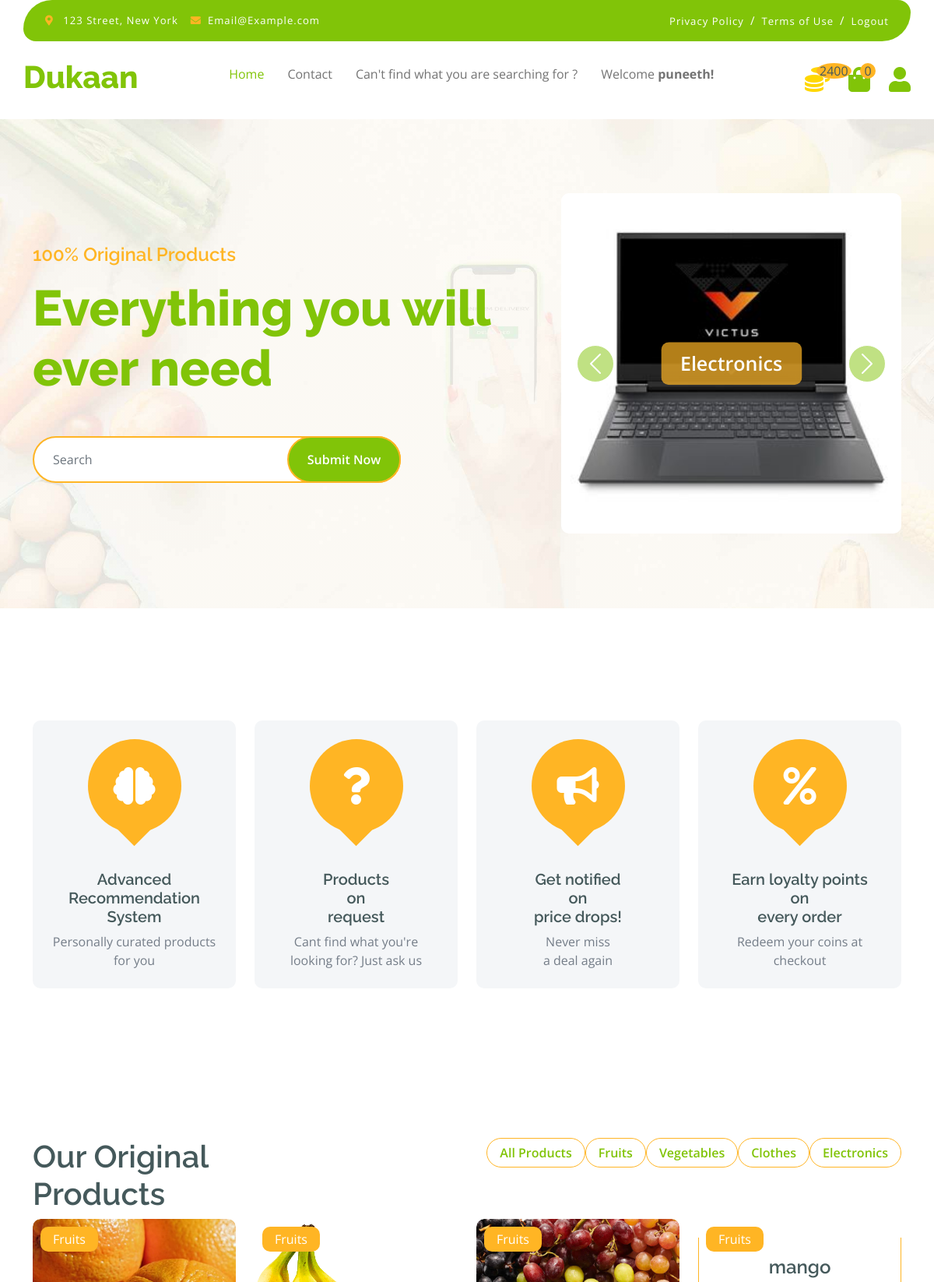
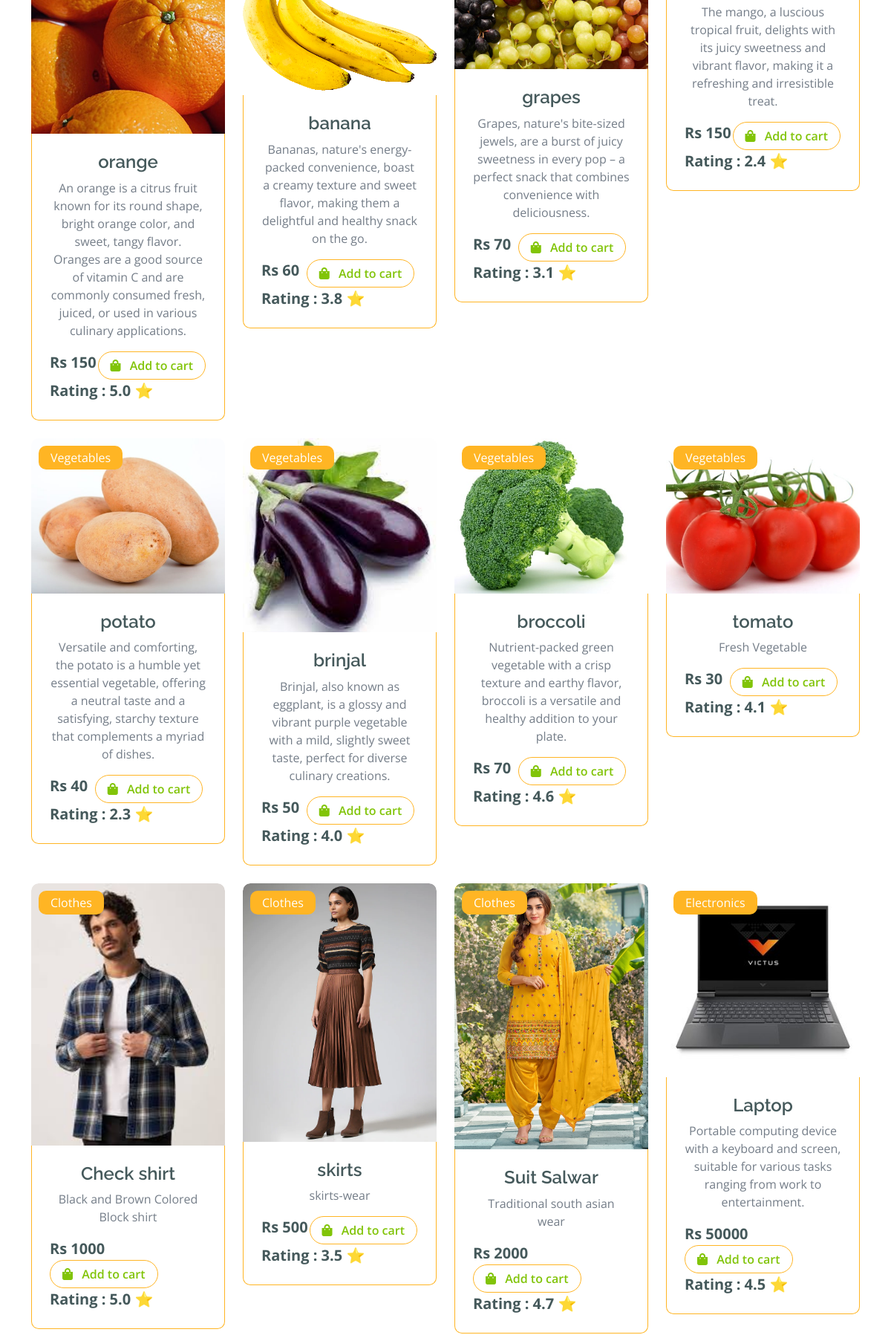
/home/0/ (signed in, upper part), run on the app's committed database (2 pictures, top to bottom).
### myapp/models.py (models this page shows, shortened)
class categories(models.Model):
    cat_id = models.IntegerField(primary_key = True)
    catname = models.CharField(max_length = 200)

class Item(models.Model):
    category = models.ForeignKey(categories, on_delete=models.CASCADE)
    item_id = models.IntegerField(primary_key = True)
    title = models.CharField(max_length = 200)
    description = models.TextField(null=False)
    image_url = models.CharField(max_length = 200,null=True)
    rating = models.FloatField(default=0)
    price = models.IntegerField(default=0)

### myapp/views.py (the view)
# urls.py: 2. Add a URL to urlpatterns:  path('', views.home, name='home')
def home(request, c_id):
    if request.user.is_anonymous:
        return redirect('/login')
    cat = categories.objects.all()
    if c_id == 0 :
        p = Item.objects.exclude(category_id = c_id)
    else:
        p = Item.objects.filter(category_id = c_id)
    user_id = request.user# Fetch from the page
    recommendations  = get_recommendations(request.user.username)
    checkobs = checkout.objects.filter(user_id = request.user.id)
    leng = 0
    for i in checkobs:
        leng += i.qty
    u = Users.objects.filter(user_id = request.user.id).first()
    c = u.coins
    return render(request, 'index.html',context = {'catlist' : cat,
                                                   'plist' : p,
                                                   "recoms" : recommendations , 'l' : leng ,'c' : c} )

### myapp/templates/index.html (shortened to what this page needs)
{% extends "base.html" %}
{% load static %}
{% block main %}
        <div class="container-fluid py-5 mb-5 hero-header">
            <div class="container py-5">
                <div class="row g-5 align-items-center">
                    <div class="col-md-12 col-lg-7">
                        <h4 class="mb-3 text-secondary">100% Original Products</h4>
                        <h1 class="mb-5 display-3 text-primary">Everything you will ever need</h1>
                        <div class="position-relative mx-auto">
                            <input class="form-control border-2 border-secondary w-75 py-3 px-4 rounded-pill" type="number" placeholder="Search">
                            <button type="submit" class="btn btn-primary border-2 border-secondary py-3 px-4 position-absolute rounded-pill text-white h-100" style="top: 0; right: 25%;">Submit Now</button>
                        </div>
                    </div>
                    <div class="col-md-12 col-lg-5">
                        <div id="carouselId" class="carousel slide position-relative" data-bs-ride="carousel">
                            <div class="carousel-inner" role="listbox">
                                <div class="carousel-item active rounded">
                                    <img src="{% static "img/laptop1.jpg" %}" class="img-fluid w-100 h-100 bg-secondary rounded" alt="First slide">
                                    <a href="#" class="btn px-4 py-2 text-white rounded">Electronics</a>
                                </div>
                            </div>
                            <button class="carousel-control-prev" type="button" data-bs-target="#carouselId" data-bs-slide="prev">
                                <span class="carousel-control-prev-icon" aria-hidden="true"></span>
                            </button>
                            <button class="carousel-control-next" type="button" data-bs-target="#carouselId" data-bs-slide="next">
                                <span class="carousel-control-next-icon" aria-hidden="true"></span>
                            </button>
                        </div>
                    </div>
                </div>
            </div>
        </div>
        <div class="container-fluid featurs py-5">
            <div class="container py-5">
                <div class="row g-4">
                    <div class="col-md-6 col-lg-3">
                        <div class="featurs-item text-center rounded bg-light p-4">
                            <div class="featurs-icon btn-square rounded-circle bg-secondary mb-5 mx-auto">
                                <i class="fas fa-solid fa-brain fa-3x text-white"></i>
                            </div>
                            <div class="featurs-content text-center">
                                <h5>Advanced Recommendation System</h5>
                                <p class="mb-0">Personally curated products for you</p>
                            </div>
                        </div>
                    </div>
                    <div class="col-md-6 col-lg-3">
                        <div class="featurs-item text-center rounded bg-light p-4">
                            <div class="featurs-icon btn-square rounded-circle bg-secondary mb-5 mx-auto">
                                <i class="fas fa-solid fa-question fa-3x text-white"></i>
                            </div>
                            <div class="featurs-content text-center">
                                <h5>Products <br>on<br> request</h5>
                                <p class="mb-0">Cant find what you're looking for? Just ask us</p>
                            </div>
                        </div>
                    </div>
                    <div class="col-md-6 col-lg-3">
                        <div class="featurs-item text-center rounded bg-light p-4">
                            <div class="featurs-icon btn-square rounded-circle bg-secondary mb-5 mx-auto">
                                <i class="fas fa-solid fa-bullhorn fa-3x text-white"></i>
                            </div>
                            <div class="featurs-content text-center">
                                <h5>Get notified <br>on <br>price drops!</h5>
                                <p class="mb-0">Never miss <br>a deal again</p>
                            </div>
                        </div>
                    </div>
                    <div class="col-md-6 col-lg-3">
                        <div class="featurs-item text-center rounded bg-light p-4">
                            <div class="featurs-icon btn-square rounded-circle bg-secondary mb-5 mx-auto">
                                <i class="fas fa-solid fa-percent fa-3x text-white"></i>
                            </div>
                            <div class="featurs-content text-center">
                                <h5>Earn loyalty points <br> on <br> every order</h5>
                                <p class="mb-0">Redeem your coins at checkout</p>
                            </div>
                        </div>
                    </div>
                </div>
            </div>
        </div>
        <div class="container-fluid fruite py-5">
            <div class="container py-5">
                <div class="tab-class text-center">
                    <div class="row g-4">
                        <div class="col-lg-4 text-start">
                            <h1>Our Original Products</h1>
                        </div>
                        <div class="col-lg-8 text-end">
                            <ul class="nav nav-pills d-inline-flex text-center mb-5">
                                <li><a href="{% url 'home' 0 %}" class="btn border border-secondary rounded-pill px-3 text-primary">All Products</a></li>
                                {% for i in catlist%}
                                    <li><a href="{% url 'home' i.cat_id %}" class="btn border border-secondary rounded-pill px-3 text-primary">{{i.catname}}</a></li>
                                {% endfor %}
                            </ul>
                        </div>
                    </div>
                    <div class="tab-content">
                        <div id="tab-1" class="tab-pane fade show p-0 active">
                            <div class="row g-4">
                                <div class="col-lg-12">
                                    <div class="row g-4">
                                        {% for i in plist %}
                                        <div class="col-md-6 col-lg-4 col-xl-3">
                                            <div class="rounded position-relative fruite-item">
                                                <div class="fruite-img">
                                                    {% with imageurl=i.image_url%}
                                                    <img src={% static imageurl %} class="img-fluid w-100 rounded-top" alt="">
                                                    {% endwith %}
                                                </div>
                                                <div class="text-white bg-secondary px-3 py-1 rounded position-absolute" style="top: 10px; left: 10px;">{{i.category.catname}}</div>
                                                <div class="p-4 border border-secondary border-top-0 rounded-bottom">
                                                    <h4>{{ i.title }}</h4>
                                                    <p>{{ i.description }}</p>
                                                    <div class="d-flex justify-content-between flex-lg-wrap">
                                                        <p class="text-dark fs-5 fw-bold mb-0">Rs {{i.price}}</p>
                                                        <br>
                                                        <a href="{% url 'addToCart' i.item_id %}" class="btn border border-secondary rounded-pill px-3 text-primary"><i class="fa fa-shopping-bag me-2 text-primary"></i> Add to cart</a>
                                                        <br>
                                                        <p class="text-dark fs-5 fw-bold mb-0">Rating : {{ i.rating}} ⭐</p>
                                                    </div>
                                                </div>
                                            </div>
                                        </div>
                                        {% endfor %}
                                    </div>
                                </div>
                            </div>
                        </div>
                    </div>
                </div>
            </div>
        </div>
{% endblock %}

### myapp/templates/base.html (shortened to what this page needs)
{% load static %}
<!DOCTYPE html>
<html lang="en">
    <head>
        <link rel="stylesheet" href="https://use.fontawesome.com/releases/v5.15.4/css/all.css"/>
        <link href="https://cdn.jsdelivr.net/npm/bootstrap-icons@1.4.1/font/bootstrap-icons.css" rel="stylesheet">
        <link href="{% static "lib/lightbox/css/lightbox.min.css" %}" rel="stylesheet">
        <link href="{% static "lib/owlcarousel/assets/owl.carousel.min.css" %}" rel="stylesheet">
        <link href="{% static "css/bootstrap.min.css" %}" rel="stylesheet">
        <link href="{%static "css/style.css" %}" rel="stylesheet">
    </head>
    <body>
        <div class="container-fluid fixed-top">
            <div class="container topbar bg-primary d-none d-lg-block">
                <div class="d-flex justify-content-between">
                    <div class="top-info ps-2">
                        <small class="me-3"><i class="fas fa-map-marker-alt me-2 text-secondary"></i> <a href="#" class="text-white">123 Street, New York</a></small>
                        <small class="me-3"><i class="fas fa-envelope me-2 text-secondary"></i><a href="#" class="text-white">Email@Example.com</a></small>
                    </div>
                    <div class="top-link pe-2">
                        <a href="#" class="text-white"><small class="text-white mx-2">Privacy Policy</small>/</a>
                        <a href="#" class="text-white"><small class="text-white mx-2">Terms of Use</small>/</a>
                        <a href="{% url 'login' %}" class="text-white"><small class="text-white ms-2">Logout</small></a>
                    </div>
                </div>
            </div>
            <div class="container px-0">
                <nav class="navbar navbar-light bg-white navbar-expand-xl">
                    <a href="{% url 'home' 0 %}" class="navbar-brand"><h1 class="text-primary display-6">Dukaan</h1></a>
                    <div class="collapse navbar-collapse bg-white" id="navbarCollapse">
                        <div class="navbar-nav mx-auto">
                            <a href="{% url 'home' 0 %}" class="nav-item nav-link active">Home</a>
                            <a href="{% url 'contact' %}" class="nav-item nav-link">Contact</a>
                            <a href="{% url 'placerequest' %}" class="nav-item nav-link">Can't find what you are searching for ? </a>
                            <p class="nav-item nav-link">Welcome <strong>{{request.user.username}}!</strong></p>
                        </div>
                        <div class="d-flex m-3 me-0">
                            <a href="#" class="position-relative me-4 my-auto">
                                <i style="color:gold;" class="fa fa-solid fa-coins fa-2x"></i>
                                <span class="position-absolute bg-secondary rounded-circle d-flex align-items-center justify-content-center text-dark px-1" style="color:white; top: -5px; left: 15px; height: 20px; min-width: 20px;">{{c}}</span>
                            </a>
                            <a href="{% url 'checkout' %}" class="position-relative me-4 my-auto">
                                <i class="fa fa-shopping-bag fa-2x"></i>
                                <span class="position-absolute bg-secondary rounded-circle d-flex align-items-center justify-content-center text-dark px-1" style="top: -5px; left: 15px; height: 20px; min-width: 20px;">{{l}}</span>
                            </a>
                            <a href="#" class="my-auto">
                                <i class="fas fa-user fa-2x"></i>
                            </a>
                        </div>
                    </div>
                </nav>
            </div>
        </div>
        {% block main %}{% endblock %}
    </body>
</html>

### myapp/static/css/style.css (style rules this page uses)
.btn { font-weight: 600; transition: .5s; }
.btn-square { width: 32px; height: 32px; }
.btn-square, .btn-sm-square, .btn-md-square, .btn-lg-square { padding: 0; display: flex; align-items: center; justify-content: center; font-weight: normal; }
.btn.border-secondary { transition: 0.5s; }
.fixed-top { transition: 0.5s; background: var(--bs-white); border: 0; }
.topbar { padding: 20px; border-radius: 230px 100px; }
.topbar .top-info { font-size: 15px; line-height: 0; letter-spacing: 1px; display: flex; align-items: center; }
.topbar .top-link { font-size: 15px; line-height: 0; letter-spacing: 1px; display: flex; align-items: center; }
.topbar .top-link a { letter-spacing: 1px; }
.navbar .navbar-nav .nav-link { padding: 10px 15px; font-size: 16px; transition: .5s; }
.navbar { height: 100px; border-bottom: 1px solid rgba(255, 255, 255, .1); }
.navbar .navbar-nav .nav-link:hover, .navbar .navbar-nav .nav-link.active, .fixed-top.bg-white .navbar .navbar-nav .nav-link:hover, .fixed-top.bg-white .navbar .navbar-nav .nav-link.active { color: var(--bs-primary); }
.hero-header { background: linear-gradient(rgba(248, 223, 173, 0.1), rgba(248, 223, 173, 0.1)), url(../img/hero-img.jpg); background-position: center center; background-repeat: no-repeat; background-size: cover; }
.carousel-item { position: relative; }
.carousel-item a { position: absolute; top: 50%; left: 50%; transform: translate(-50%, -50%); font-size: 25px; background: linear-gradient(rgba(255, 181, 36, 0.7), rgba(255, 181, 36, 0.7)); }
.carousel-control-next, .carousel-control-prev { width: 48px; height: 48px; border-radius: 48px; border: 1px solid var(--bs-white); background: var(--bs-primary); position: absolute; top: 50%; transform: translateY(-50%); }
.carousel-control-next { margin-right: 20px; }
.carousel-control-prev { margin-left: 20px; }
@media (min-width: 992px) { .hero-header, .page-header { margin-top: 152px !important; } }
.featurs .featurs-item .featurs-icon { position: relative; width: 120px; height: 120px; }
.featurs .featurs-item .featurs-icon::after { content: ""; width: 35px; height: 35px; background: var(--bs-secondary); position: absolute; bottom: -10px; transform: translate(-50%); transform: rotate(45deg); background: var(--bs-secondary); }
.fruite .fruite-item { height: 100%; transition: 0.5s; }
.fruite .fruite-item .fruite-img { overflow: hidden; transition: 0.5s; border-radius: 10px 10px 0 0; }
.fruite .fruite-item .fruite-img img { transition: 0.5s; }

### data on the page
categories: catname "Fruits"
categories: catname "Vegetables"
categories: catname "Clothes"
categories: catname "Electronics"
Item: image_url (picture), category.catname "Fruits", title "orange", description "An orange is a citrus fruit known for its round shape, bright orange color, and sweet, tangy flavor. Oranges are a good source of vitamin C and are commonly consumed fresh, juiced, or used in various culinary applications.", price "150", rating "5.0"
Item: image_url (picture), category.catname "Fruits", title "banana", description "Bananas, nature's energy-packed convenience, boast a creamy texture and sweet flavor, making them a delightful and healthy snack on the go.", price "60", rating "3.8"
Item: image_url (picture), category.catname "Fruits", title "grapes", description "Grapes, nature's bite-sized jewels, are a burst of juicy sweetness in every pop – a perfect snack that combines convenience with deliciousness.", price "70", rating "3.1"
Item: category.catname "Fruits", title "mango", description "The mango, a luscious tropical fruit, delights with its juicy sweetness and vibrant flavor, making it a refreshing and irresistible treat.", price "150", rating "2.4"
Item: image_url (picture), category.catname "Vegetables", title "potato", description "Versatile and comforting, the potato is a humble yet essential vegetable, offering a neutral taste and a satisfying, starchy texture that complements a myriad of dishes.", price "40", rating "2.3"
Item: image_url (picture), category.catname "Vegetables", title "brinjal", description "Brinjal, also known as eggplant, is a glossy and vibrant purple vegetable with a mild, slightly sweet taste, perfect for diverse culinary creations.", price "50", rating "4.0"
Item: image_url (picture), category.catname "Vegetables", title "broccoli", description "Nutrient-packed green vegetable with a crisp texture and earthy flavor, broccoli is a versatile and healthy addition to your plate.", price "70", rating "4.6"
Item: image_url (picture), category.catname "Vegetables", title "tomato", description "Fresh Vegetable", price "30", rating "4.1"
Item: image_url (picture), category.catname "Clothes", title "Check shirt", description "Black and Brown Colored Block shirt", price "1000", rating "5.0"
Item: image_url (picture), category.catname "Clothes", title "skirts", description "skirts-wear", price "500", rating "3.5"
Item: image_url (picture), category.catname "Clothes", title "Suit Salwar", description "Traditional south asian wear", price "2000", rating "4.7"
Item: image_url (picture), category.catname "Electronics", title "Laptop", description "Portable computing device with a keyboard and screen, suitable for various tasks ranging from work to entertainment.", price "50000", rating "4.5"

### other printed values
{{ request.user.username }} "puneeth"
{{ c }} "2400"
{{ l }} "0"
